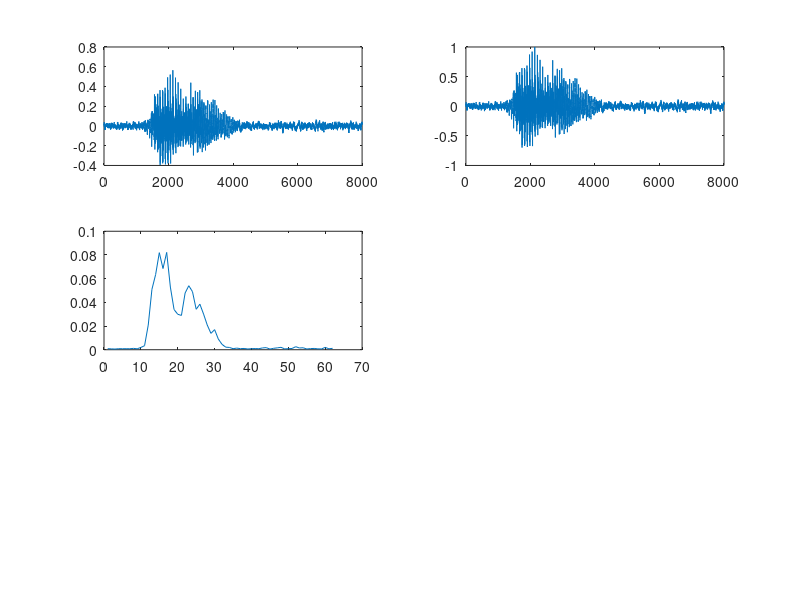

MATLAB code to generate this figure: (Note: this script raises an error after producing the figure.)
% r = audiorecorder(8000, 16, 1);
% record(r,1);     % speak into microphone...
% pause(2)
% play(r);   % listen
%s = getaudiodata(r, 'double'); % get data as int16 array
%save soundata1_1.mat s

clear all
load sounddata7_3.mat
% recsound=audioplayer(s, 8000);
% play(recsound);
subplot(321);
plot(s)

s=s/max(abs(s)); %chuan hoa bien do tin hieu
subplot(322);
plot(s)

% Tinh nang luong thoi gian ngan
N=128;
for k=1:length(s)/N,
    Es(k)=s((k-1)*N+1:k*N)'*s((k-1)*N+1:k*N)/N;
end;

%Xac dinh frame bat dau va ket thuc tin hieu
subplot(323);
plot(Es)
Emax=max(Es);
[temp,index]=find(Es>0.1*Emax);
start_frame=index(1);
end_frame=index(length(index));

s1=s((start_frame-1)*N+1:end_frame*N);
recsound=audioplayer(s1, 8000);
play(recsound);
subplot(324);
plot(s1)

x=trichdactrung_fft(s1);

subplot(325);
plot(x)































